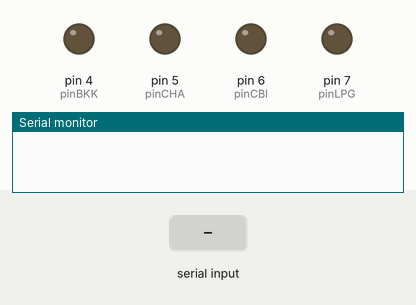
Simulated run of this sketch. Board: Arduino Uno, built with avr-gcc and run on an emulated ATmega328P. Parts: output pins drawn as LEDs (lit = HIGH), the last lines printed to the serial monitor. Inputs (shaded band) come from the test bench.

Above: at 1.2 s.
1.3 s: "BKK2025141902\n" received over Serial
At 1.56 s:
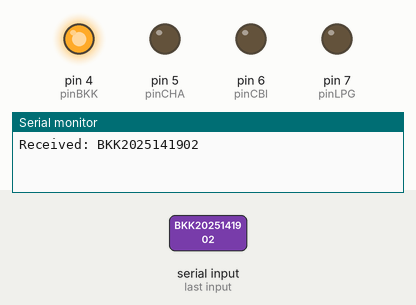
3.3 s: "CHA2025148531\n" received over Serial
At 3.56 s:
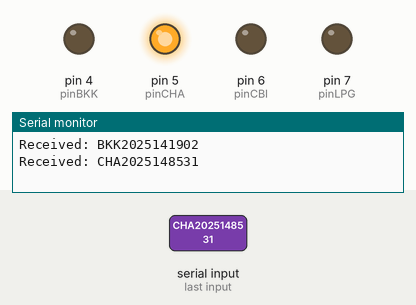
5.3 s: "CBI2025892031\n" received over Serial
At 5.7 s:
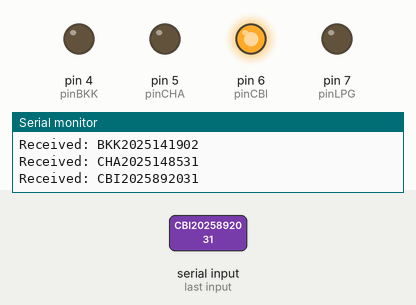
7.3 s: "LPG2025752031\n" received over Serial
At 7.7 s:
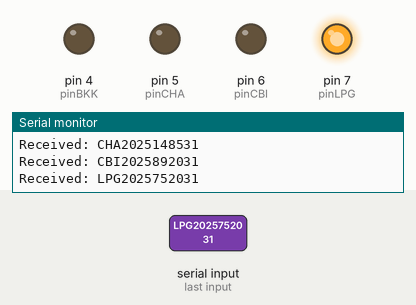
Timing chart, 0 to 10.3 s (numbered marks = the images above; inputs shaded):
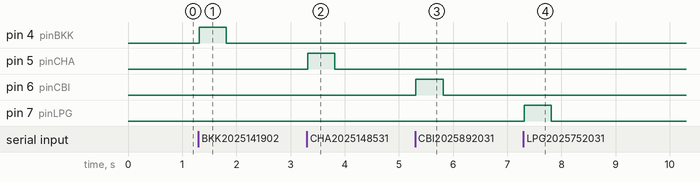

Measured:
- after the input at 1.3 s, pin 4 (pinBKK): LOW → HIGH at once, → LOW 0.50 s later
- after the input at 3.3 s, pin 5 (pinCHA): LOW → HIGH at once, → LOW 0.50 s later
- after the input at 5.3 s, pin 6 (pinCBI): LOW → HIGH at once, → LOW 0.50 s later
- after the input at 7.3 s, pin 7 (pinLPG): LOW → HIGH at once, → LOW 0.50 s later

The sketch:

Uno_R3_camera.ino
```cpp
String inputString = "";

// ขา Output จาก UNO ไป Mega
const int pinBKK = 4;
const int pinCHA = 5;
const int pinCBI = 6;
const int pinLPG = 7;

// timeout ป้องกันไฟติดค้างถ้า QR หายไป
unsigned long lastSeenBKK = 0;
unsigned long lastSeenCHA = 0;
unsigned long lastSeenCBI = 0;
unsigned long lastSeenLPG = 0;

const unsigned long holdTime = 500;  // ค้าง 0.5 วินาทีต่อการสแกน

void setup() {
  Serial.begin(9600);

  pinMode(pinBKK, OUTPUT);
  pinMode(pinCHA, OUTPUT);
  pinMode(pinCBI, OUTPUT);
  pinMode(pinLPG, OUTPUT);

  digitalWrite(pinBKK, LOW);
  digitalWrite(pinCHA, LOW);
  digitalWrite(pinCBI, LOW);
  digitalWrite(pinLPG, LOW);
}

void loop() {
  // ---------------- อ่าน Serial (จาก Python) ----------------
  while (Serial.available()) {
    char c = Serial.read();
    if (c == '\n') {
      inputString.trim();
      Serial.print("Received: ");
      Serial.println(inputString);

      unsigned long now = millis();

      if (inputString == "BKK2025141902") {
        digitalWrite(pinBKK, HIGH);
        lastSeenBKK = now;
      }
      else if (inputString == "CHA2025148531") {
        digitalWrite(pinCHA, HIGH);
        lastSeenCHA = now;
      }
      else if (inputString == "CBI2025892031") {
        digitalWrite(pinCBI, HIGH);
        lastSeenCBI = now;
      }
      else if (inputString == "LPG2025752031") {
        digitalWrite(pinLPG, HIGH);
        lastSeenLPG = now;
      }

      inputString = "";
    } else {
      inputString += c;
    }
  }

  // ---------------- ปล่อยสัญญาณกลับ LOW ถ้าไม่มีการสแกนซ้ำ ----------------
  unsigned long now = millis();

  if (digitalRead(pinBKK) == HIGH && (now - lastSeenBKK > holdTime)) {
    digitalWrite(pinBKK, LOW);
  }
  if (digitalRead(pinCHA) == HIGH && (now - lastSeenCHA > holdTime)) {
    digitalWrite(pinCHA, LOW);
  }
  if (digitalRead(pinCBI) == HIGH && (now - lastSeenCBI > holdTime)) {
    digitalWrite(pinCBI, LOW);
  }
  if (digitalRead(pinLPG) == HIGH && (now - lastSeenLPG > holdTime)) {
    digitalWrite(pinLPG, LOW);
  }
}
```
